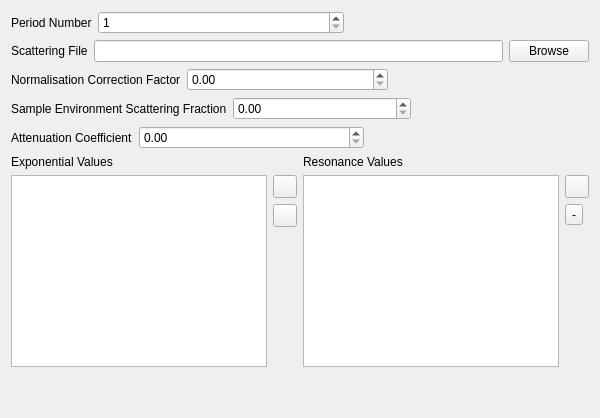
                 <widget class="QWidget" name="advancedTab">
                  <attribute name="title">
                   <string>Advanced</string>
                  </attribute>
                  <layout class="QVBoxLayout" name="verticalLayout_32">
                   <item>
                    <layout class="QHBoxLayout" name="horizontalLayout_66">
                     <item>
                      <widget class="QLabel" name="periodNoLabel_3">
                       <property name="text">
                        <string>Period Number</string>
                       </property>
                      </widget>
                     </item>
                     <item>
                      <widget class="QSpinBox" name="samplePeriodNoSpinBox">
                       <property name="sizePolicy">
                        <sizepolicy hsizetype="Expanding" vsizetype="Fixed">
                         <horstretch>0</horstretch>
                         <verstretch>0</verstretch>
                        </sizepolicy>
                       </property>
                       <property name="minimum">
                        <number>1</number>
                       </property>
                      </widget>
                     </item>
                     <item>
                      <spacer name="horizontalSpacer_30">
                       <property name="orientation">
                        <enum>Qt::Horizontal</enum>
                       </property>
                       <property name="sizeHint" stdset="0">
                        <size>
                         <width>40</width>
                         <height>20</height>
                        </size>
                       </property>
                      </spacer>
                     </item>
                    </layout>
                   </item>
                   <item>
                    <layout class="QHBoxLayout" name="horizontalLayout_67">
                     <item>
                      <widget class="QLabel" name="scatteringFileLabel">
                       <property name="text">
                        <string>Scattering File</string>
                       </property>
                      </widget>
                     </item>
                     <item>
                      <widget class="QLineEdit" name="scatteringFileLineEdit">
                       <property name="sizePolicy">
                        <sizepolicy hsizetype="Expanding" vsizetype="Fixed">
                         <horstretch>0</horstretch>
                         <verstretch>0</verstretch>
                        </sizepolicy>
                       </property>
                       <property name="minimumSize">
                        <size>
                         <width>0</width>
                         <height>0</height>
                        </size>
                       </property>
                       <property name="maximumSize">
                        <size>
                         <width>16777215</width>
                         <height>16777215</height>
                        </size>
                       </property>
                      </widget>
                     </item>
                     <item>
                      <widget class="QPushButton" name="browseScatteringFileButton">
                       <property name="text">
                        <string>Browse</string>
                       </property>
                      </widget>
                     </item>
                    </layout>
                   </item>
                   <item>
                    <layout class="QHBoxLayout" name="horizontalLayout_68">
                     <item>
                      <widget class="QLabel" name="correctionFactorLabel">
                       <property name="text">
                        <string>Normalisation Correction Factor</string>
                       </property>
                      </widget>
                     </item>
                     <item>
                      <widget class="ExponentialSpinBox" name="correctionFactorSpinBox">
                       <property name="sizePolicy">
                        <sizepolicy hsizetype="Expanding" vsizetype="Fixed">
                         <horstretch>0</horstretch>
                         <verstretch>0</verstretch>
                        </sizepolicy>
                       </property>
                      </widget>
                     </item>
                     <item>
                      <spacer name="horizontalSpacer_31">
                       <property name="orientation">
                        <enum>Qt::Horizontal</enum>
                       </property>
                       <property name="sizeHint" stdset="0">
                        <size>
                         <width>40</width>
                         <height>20</height>
                        </size>
                       </property>
                      </spacer>
                     </item>
                    </layout>
                   </item>
                   <item>
                    <layout class="QHBoxLayout" name="horizontalLayout_69">
                     <item>
                      <widget class="QLabel" name="scatteringFractionLabel">
                       <property name="minimumSize">
                        <size>
                         <width>0</width>
                         <height>0</height>
                        </size>
                       </property>
                       <property name="text">
                        <string>Sample Environment Scattering Fraction</string>
                       </property>
                      </widget>
                     </item>
                     <item>
                      <widget class="ExponentialSpinBox" name="sampleScatteringFractionSpinBox">
                       <property name="sizePolicy">
                        <sizepolicy hsizetype="Expanding" vsizetype="Fixed">
                         <horstretch>0</horstretch>
                         <verstretch>0</verstretch>
                        </sizepolicy>
                       </property>
                      </widget>
                     </item>
                     <item>
                      <spacer name="horizontalSpacer_32">
                       <property name="orientation">
                        <enum>Qt::Horizontal</enum>
                       </property>
                       <property name="sizeHint" stdset="0">
                        <size>
                         <width>40</width>
                         <height>20</height>
                        </size>
                       </property>
                      </spacer>
                     </item>
                    </layout>
                   </item>
                   <item>
                    <layout class="QHBoxLayout" name="horizontalLayout_70">
                     <item>
                      <widget class="QLabel" name="attenuationCoefficientLabel">
                       <property name="minimumSize">
                        <size>
                         <width>0</width>
                         <height>0</height>
                        </size>
                       </property>
                       <property name="maximumSize">
                        <size>
                         <width>16777215</width>
                         <height>16777215</height>
                        </size>
                       </property>
                       <property name="text">
                        <string>Attenuation Coefficient</string>
                       </property>
                      </widget>
                     </item>
                     <item>
                      <widget class="ExponentialSpinBox" name="sampleAttenuationCoefficientSpinBox">
                       <property name="sizePolicy">
                        <sizepolicy hsizetype="Expanding" vsizetype="Fixed">
                         <horstretch>0</horstretch>
                         <verstretch>0</verstretch>
                        </sizepolicy>
                       </property>
                      </widget>
                     </item>
                     <item>
                      <spacer name="horizontalSpacer_33">
                       <property name="orientation">
                        <enum>Qt::Horizontal</enum>
                       </property>
                       <property name="sizeHint" stdset="0">
                        <size>
                         <width>40</width>
                         <height>20</height>
                        </size>
                       </property>
                      </spacer>
                     </item>
                    </layout>
                   </item>
                   <item>
                    <layout class="QHBoxLayout" name="horizontalLayout_71">
                     <item>
                      <layout class="QVBoxLayout" name="verticalLayout_33">
                       <item>
                        <widget class="QLabel" name="exponentialValuesLabel">
                         <property name="sizePolicy">
                          <sizepolicy hsizetype="Fixed" vsizetype="Fixed">
                           <horstretch>0</horstretch>
                           <verstretch>0</verstretch>
                          </sizepolicy>
                         </property>
                         <property name="text">
                          <string>Exponential Values</string>
                         </property>
                        </widget>
                       </item>
                       <item>
                        <layout class="QHBoxLayout" name="horizontalLayout_72">
                         <item>
                          <widget class="ExponentialTable" name="exponentialValuesTable">
                           <property name="sizePolicy">
                            <sizepolicy hsizetype="Fixed" vsizetype="Fixed">
                             <horstretch>0</horstretch>
                             <verstretch>0</verstretch>
                            </sizepolicy>
                           </property>
                           <property name="maximumSize">
                            <size>
                             <width>16777215</width>
                             <height>16777215</height>
                            </size>
                           </property>
                           <property name="horizontalScrollBarPolicy">
                            <enum>Qt::ScrollBarAlwaysOff</enum>
                           </property>
                           <property name="selectionBehavior">
                            <enum>QAbstractItemView::SelectRows</enum>
                           </property>
                           <attribute name="horizontalHeaderMinimumSectionSize">
                            <number>120</number>
                           </attribute>
                           <attribute name="horizontalHeaderDefaultSectionSize">
                            <number>120</number>
                           </attribute>
                           <attribute name="verticalHeaderCascadingSectionResizes">
                            <bool>true</bool>
                           </attribute>
                          </widget>
                         </item>
                         <item>
                          <layout class="QVBoxLayout" name="verticalLayout_34">
                           <item>
                            <widget class="QToolButton" name="insertExponentialButton">
                             <property name="maximumSize">
                              <size>
                               <width>16777215</width>
                               <height>16777215</height>
                              </size>
                             </property>
                             <property name="text">
                              <string/>
                             </property>
                             <property name="icon">
                              <iconset resource="../resources/resources.qrc">
                               <normaloff>:/icons/plus.png</normaloff>:/icons/plus.png</iconset>
                             </property>
                            </widget>
                           </item>
                           <item>
                            <widget class="QToolButton" name="removeExponentialButton">
                             <property name="maximumSize">
                              <size>
                               <width>16777215</width>
                               <height>16777215</height>
                              </size>
                             </property>
                             <property name="text">
                              <string/>
                             </property>
                             <property name="icon">
                              <iconset resource="../resources/resources.qrc">
                               <normaloff>:/icons/minus.png</normaloff>:/icons/minus.png</iconset>
                             </property>
                            </widget>
                           </item>
                           <item>
                            <spacer name="verticalSpacer_13">
                             <property name="orientation">
                              <enum>Qt::Vertical</enum>
                             </property>
                             <property name="sizeHint" stdset="0">
                              <size>
                               <width>20</width>
                               <height>40</height>
                              </size>
                             </property>
                            </spacer>
                           </item>
                          </layout>
                         </item>
                        </layout>
                       </item>
                      </layout>
                     </item>
                     <item>
                      <layout class="QVBoxLayout" name="verticalLayout_35">
                       <item>
                        <widget class="QLabel" name="resonanceValuesLabel">
                         <property name="sizePolicy">
                          <sizepolicy hsizetype="Fixed" vsizetype="Fixed">
                           <horstretch>0</horstretch>
                           <verstretch>0</verstretch>
                          </sizepolicy>
                         </property>
                         <property name="text">
                          <string>Resonance Values</string>
                         </property>
                        </widget>
                       </item>
                       <item>
                        <layout class="QHBoxLayout" name="horizontalLayout_73">
                         <item>
                          <widget class="ResonanceTable" name="resonanceValuesTable">
                           <property name="sizePolicy">
                            <sizepolicy hsizetype="Fixed" vsizetype="Fixed">
                             <horstretch>0</horstretch>
                             <verstretch>0</verstretch>
                            </sizepolicy>
                           </property>
                           <property name="maximumSize">
                            <size>
                             <width>16777215</width>
                             <height>16777215</height>
                            </size>
                           </property>
                           <property name="horizontalScrollBarPolicy">
                            <enum>Qt::ScrollBarAlwaysOff</enum>
                           </property>
                           <property name="selectionBehavior">
                            <enum>QAbstractItemView::SelectRows</enum>
                           </property>
                           <attribute name="horizontalHeaderMinimumSectionSize">
                            <number>128</number>
                           </attribute>
                           <attribute name="horizontalHeaderDefaultSectionSize">
                            <number>128</number>
                           </attribute>
                           <attribute name="horizontalHeaderStretchLastSection">
                            <bool>true</bool>
                           </attribute>
                           <attribute name="verticalHeaderCascadingSectionResizes">
                            <bool>true</bool>
                           </attribute>
                           <attribute name="verticalHeaderMinimumSectionSize">
                            <number>50</number>
                           </attribute>
                          </widget>
                         </item>
                         <item>
                          <layout class="QVBoxLayout" name="verticalLayout_36">
                           <item>
                            <widget class="QToolButton" name="insertResonanceButton">
                             <property name="maximumSize">
                              <size>
                               <width>16777215</width>
                               <height>16777215</height>
                              </size>
                             </property>
                             <property name="text">
                              <string/>
                             </property>
                             <property name="icon">
                              <iconset resource="../resources/resources.qrc">
                               <normaloff>:/icons/plus.png</normaloff>:/icons/plus.png</iconset>
                             </property>
                            </widget>
                           </item>
                           <item>
                            <widget class="QToolButton" name="removeResonanceButton">
                             <property name="maximumSize">
                              <size>
                               <width>16777215</width>
                               <height>16777215</height>
                              </size>
                             </property>
                             <property name="text">
                              <string>-</string>
                             </property>
                             <property name="icon">
                              <iconset resource="../resources/resources.qrc">
                               <normaloff>:/icons/minus.png</normaloff>:/icons/minus.png</iconset>
                             </property>
                            </widget>
                           </item>
                           <item>
                            <spacer name="verticalSpacer_14">
                             <property name="orientation">
                              <enum>Qt::Vertical</enum>
                             </property>
                             <property name="sizeHint" stdset="0">
                              <size>
                               <width>20</width>
                               <height>40</height>
                              </size>
                             </property>
                            </spacer>
                           </item>
                          </layout>
                         </item>
                        </layout>
                       </item>
                      </layout>
                     </item>
                    </layout>
                   </item>
                   <item>
                    <spacer name="verticalSpacer_15">
                     <property name="orientation">
                      <enum>Qt::Vertical</enum>
                     </property>
                     <property name="sizeHint" stdset="0">
                      <size>
                       <width>20</width>
                       <height>40</height>
                      </size>
                     </property>
                    </spacer>
                   </item>
                  </layout>
                 </widget>
